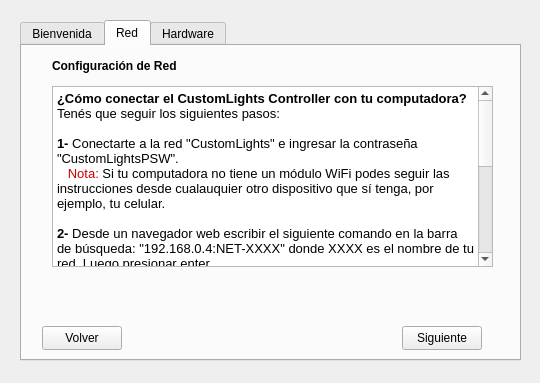
<?xml version="1.0" encoding="UTF-8"?>
<ui version="4.0">
 <class>NoConfigWindow</class>
 <widget class="QDialog" name="NoConfigWindow">
  <property name="geometry">
   <rect>
    <x>0</x>
    <y>0</y>
    <width>540</width>
    <height>383</height>
   </rect>
  </property>
  <property name="windowTitle">
   <string>CustomLights - Primera Configuracion</string>
  </property>
  <property name="autoFillBackground">
   <bool>false</bool>
  </property>
  <widget class="QTabWidget" name="tabWidget">
   <property name="geometry">
    <rect>
     <x>20</x>
     <y>20</y>
     <width>501</width>
     <height>341</height>
    </rect>
   </property>
   <property name="currentIndex">
    <number>1</number>
   </property>
   <widget class="QWidget" name="tab_1">
    <attribute name="title">
     <string>Bienvenida</string>
    </attribute>
    <widget class="QTextEdit" name="Bienvenida_TE">
     <property name="geometry">
      <rect>
       <x>30</x>
       <y>40</y>
       <width>441</width>
       <height>221</height>
      </rect>
     </property>
     <property name="html">
      <string>&lt;!DOCTYPE HTML PUBLIC &quot;-//W3C//DTD HTML 4.0//EN&quot; &quot;http://www.w3.org/TR/REC-html40/strict.dtd&quot;&gt;
&lt;html&gt;&lt;head&gt;&lt;meta name=&quot;qrichtext&quot; content=&quot;1&quot; /&gt;&lt;style type=&quot;text/css&quot;&gt;
p, li { white-space: pre-wrap; }
&lt;/style&gt;&lt;/head&gt;&lt;body style=&quot; font-family:'MS Shell Dlg 2'; font-size:8.25pt; font-weight:400; font-style:normal;&quot;&gt;
&lt;p style=&quot; margin-top:0px; margin-bottom:0px; margin-left:0px; margin-right:0px; -qt-block-indent:0; text-indent:0px;&quot;&gt;&lt;span style=&quot; font-family:'Ubuntu'; font-size:10pt;&quot;&gt;Hola, te damos la bienvenida a CustomLightApp!&lt;/span&gt;&lt;/p&gt;
&lt;p style=&quot;-qt-paragraph-type:empty; margin-top:0px; margin-bottom:0px; margin-left:0px; margin-right:0px; -qt-block-indent:0; text-indent:0px; font-family:'Ubuntu'; font-size:10pt;&quot;&gt;&lt;br /&gt;&lt;/p&gt;
&lt;p style=&quot; margin-top:0px; margin-bottom:0px; margin-left:0px; margin-right:0px; -qt-block-indent:0; text-indent:0px;&quot;&gt;&lt;span style=&quot; font-family:'Ubuntu'; font-size:10pt;&quot;&gt;Desde acá vas a poder personalizar las luces como más te guste.&lt;/span&gt;&lt;/p&gt;
&lt;p style=&quot; margin-top:0px; margin-bottom:0px; margin-left:0px; margin-right:0px; -qt-block-indent:0; text-indent:0px;&quot;&gt;&lt;span style=&quot; font-family:'Ubuntu'; font-size:10pt;&quot;&gt;Para poder comenzar a utilizarlas debés ingresar la información correspondiente a tu equipo.&lt;/span&gt;&lt;/p&gt;
&lt;p style=&quot;-qt-paragraph-type:empty; margin-top:0px; margin-bottom:0px; margin-left:0px; margin-right:0px; -qt-block-indent:0; text-indent:0px; font-family:'Ubuntu'; font-size:10pt;&quot;&gt;&lt;br /&gt;&lt;/p&gt;
&lt;p style=&quot; margin-top:0px; margin-bottom:0px; margin-left:0px; margin-right:0px; -qt-block-indent:0; text-indent:0px;&quot;&gt;&lt;span style=&quot; font-family:'Ubuntu'; font-size:10pt;&quot;&gt;Podés ingresar los datos desde esta ventana o podés hacerlo más tarde desde la solapa de configuración.&lt;/span&gt;&lt;/p&gt;
&lt;p style=&quot;-qt-paragraph-type:empty; margin-top:0px; margin-bottom:0px; margin-left:0px; margin-right:0px; -qt-block-indent:0; text-indent:0px; font-family:'Ubuntu'; font-size:10pt;&quot;&gt;&lt;br /&gt;&lt;/p&gt;
&lt;p style=&quot; margin-top:0px; margin-bottom:0px; margin-left:0px; margin-right:0px; -qt-block-indent:0; text-indent:0px;&quot;&gt;&lt;span style=&quot; font-family:'Ubuntu'; font-size:10pt;&quot;&gt;Recordá que las funcionalidades van a estar deshabilitadas hasta que ingreses dicha información.&lt;/span&gt;&lt;/p&gt;
&lt;p style=&quot;-qt-paragraph-type:empty; margin-top:0px; margin-bottom:0px; margin-left:0px; margin-right:0px; -qt-block-indent:0; text-indent:0px; font-family:'Ubuntu'; font-size:10pt;&quot;&gt;&lt;br /&gt;&lt;/p&gt;
&lt;p style=&quot; margin-top:0px; margin-bottom:0px; margin-left:0px; margin-right:0px; -qt-block-indent:0; text-indent:0px;&quot;&gt;&lt;span style=&quot; font-family:'Ubuntu'; font-size:10pt;&quot;&gt;Presioná en &amp;quot;Siguiente&amp;quot; para proceder con las configuraciones&lt;/span&gt;&lt;/p&gt;&lt;/body&gt;&lt;/html&gt;</string>
     </property>
    </widget>
    <widget class="QPushButton" name="Bienvenida_sig">
     <property name="geometry">
      <rect>
       <x>400</x>
       <y>270</y>
       <width>80</width>
       <height>24</height>
      </rect>
     </property>
     <property name="text">
      <string>Siguiente</string>
     </property>
    </widget>
    <widget class="QLabel" name="Bienvenida_titulo">
     <property name="geometry">
      <rect>
       <x>30</x>
       <y>10</y>
       <width>441</width>
       <height>20</height>
      </rect>
     </property>
     <property name="styleSheet">
      <string notr="true">font: bold;
qproperty-alignment: AlignCenter;</string>
     </property>
     <property name="text">
      <string>Bienvenid@ a CustomLights</string>
     </property>
    </widget>
   </widget>
   <widget class="QWidget" name="tab_2">
    <attribute name="title">
     <string>Red</string>
    </attribute>
    <widget class="QLabel" name="Red_titulo">
     <property name="geometry">
      <rect>
       <x>30</x>
       <y>10</y>
       <width>441</width>
       <height>20</height>
      </rect>
     </property>
     <property name="styleSheet">
      <string notr="true">font: bold;
qproperty-alignment: AlignCenter;</string>
     </property>
     <property name="text">
      <string>Configuración de Red</string>
     </property>
    </widget>
    <widget class="QPushButton" name="Red_sig">
     <property name="geometry">
      <rect>
       <x>380</x>
       <y>280</y>
       <width>80</width>
       <height>24</height>
      </rect>
     </property>
     <property name="text">
      <string>Siguiente</string>
     </property>
    </widget>
    <widget class="QPushButton" name="Red_volver">
     <property name="geometry">
      <rect>
       <x>20</x>
       <y>280</y>
       <width>80</width>
       <height>24</height>
      </rect>
     </property>
     <property name="text">
      <string>Volver</string>
     </property>
    </widget>
    <widget class="QTextEdit" name="Red_TE">
     <property name="geometry">
      <rect>
       <x>30</x>
       <y>40</y>
       <width>441</width>
       <height>181</height>
      </rect>
     </property>
     <property name="html">
      <string>&lt;!DOCTYPE HTML PUBLIC &quot;-//W3C//DTD HTML 4.0//EN&quot; &quot;http://www.w3.org/TR/REC-html40/strict.dtd&quot;&gt;
&lt;html&gt;&lt;head&gt;&lt;meta name=&quot;qrichtext&quot; content=&quot;1&quot; /&gt;&lt;style type=&quot;text/css&quot;&gt;
p, li { white-space: pre-wrap; }
&lt;/style&gt;&lt;/head&gt;&lt;body style=&quot; font-family:'MS Shell Dlg 2'; font-size:8.25pt; font-weight:400; font-style:normal;&quot;&gt;
&lt;p style=&quot; margin-top:0px; margin-bottom:0px; margin-left:0px; margin-right:0px; -qt-block-indent:0; text-indent:0px;&quot;&gt;&lt;span style=&quot; font-family:'Ubuntu'; font-size:10pt; font-weight:600;&quot;&gt;¿Cómo conectar el CustomLights Controller con tu computadora?&lt;/span&gt;&lt;/p&gt;
&lt;p style=&quot; margin-top:0px; margin-bottom:0px; margin-left:0px; margin-right:0px; -qt-block-indent:0; text-indent:0px;&quot;&gt;&lt;span style=&quot; font-family:'Ubuntu'; font-size:10pt;&quot;&gt;Tenés que seguir los siguientes pasos:&lt;/span&gt;&lt;/p&gt;
&lt;p style=&quot;-qt-paragraph-type:empty; margin-top:0px; margin-bottom:0px; margin-left:0px; margin-right:0px; -qt-block-indent:0; text-indent:0px; font-family:'Ubuntu'; font-size:10pt;&quot;&gt;&lt;br /&gt;&lt;/p&gt;
&lt;p style=&quot; margin-top:0px; margin-bottom:0px; margin-left:0px; margin-right:0px; -qt-block-indent:0; text-indent:0px;&quot;&gt;&lt;span style=&quot; font-family:'Ubuntu'; font-size:10pt; font-weight:600;&quot;&gt;1-&lt;/span&gt;&lt;span style=&quot; font-family:'Ubuntu'; font-size:10pt;&quot;&gt; Conectarte a la red &amp;quot;CustomLights&amp;quot; e ingresar la contraseña &amp;quot;CustomLightsPSW&amp;quot;.&lt;/span&gt;&lt;/p&gt;
&lt;p style=&quot; margin-top:0px; margin-bottom:0px; margin-left:0px; margin-right:0px; -qt-block-indent:0; text-indent:0px;&quot;&gt;&lt;span style=&quot; font-family:'Ubuntu'; font-size:10pt;&quot;&gt;   &lt;/span&gt;&lt;span style=&quot; font-family:'Ubuntu'; font-size:10pt; color:#cc0000;&quot;&gt;Nota:&lt;/span&gt;&lt;span style=&quot; font-family:'Ubuntu'; font-size:10pt;&quot;&gt; Si tu computadora no tiene un módulo WiFi podes seguir las    instrucciones desde cualauquier otro dispositivo que sí tenga, por    ejemplo, tu celular.&lt;/span&gt;&lt;/p&gt;
&lt;p style=&quot;-qt-paragraph-type:empty; margin-top:0px; margin-bottom:0px; margin-left:0px; margin-right:0px; -qt-block-indent:0; text-indent:0px; font-family:'Ubuntu'; font-size:10pt;&quot;&gt;&lt;br /&gt;&lt;/p&gt;
&lt;p style=&quot; margin-top:0px; margin-bottom:0px; margin-left:0px; margin-right:0px; -qt-block-indent:0; text-indent:0px;&quot;&gt;&lt;span style=&quot; font-family:'Ubuntu'; font-size:10pt; font-weight:600;&quot;&gt;2-&lt;/span&gt;&lt;span style=&quot; font-family:'Ubuntu'; font-size:10pt;&quot;&gt; Desde un navegador web escribir el siguiente comando en la barra de búsqueda: &amp;quot;192.168.0.4:NET-XXXX&amp;quot; donde XXXX es el nombre de tu red. Luego presionar enter.&lt;/span&gt;&lt;/p&gt;
&lt;p style=&quot;-qt-paragraph-type:empty; margin-top:0px; margin-bottom:0px; margin-left:0px; margin-right:0px; -qt-block-indent:0; text-indent:0px; font-family:'Ubuntu'; font-size:10pt;&quot;&gt;&lt;br /&gt;&lt;/p&gt;
&lt;p style=&quot; margin-top:0px; margin-bottom:0px; margin-left:0px; margin-right:0px; -qt-block-indent:0; text-indent:0px;&quot;&gt;&lt;span style=&quot; font-family:'Ubuntu'; font-size:10pt; font-weight:600;&quot;&gt;3-&lt;/span&gt;&lt;span style=&quot; font-family:'Ubuntu'; font-size:10pt;&quot;&gt; Desde un navegador web escribir el siguiente comando en la barra de búsqueda: &amp;quot;192.168.0.4:PSW-XXXX&amp;quot; donde XXXX es la contraseña de tu red. Luego presionar enter.&lt;/span&gt;&lt;/p&gt;
&lt;p style=&quot;-qt-paragraph-type:empty; margin-top:0px; margin-bottom:0px; margin-left:0px; margin-right:0px; -qt-block-indent:0; text-indent:0px; font-family:'Ubuntu'; font-size:10pt;&quot;&gt;&lt;br /&gt;&lt;/p&gt;
&lt;p style=&quot; margin-top:0px; margin-bottom:0px; margin-left:0px; margin-right:0px; -qt-block-indent:0; text-indent:0px;&quot;&gt;&lt;span style=&quot; font-family:'Ubuntu'; font-size:10pt; font-weight:600;&quot;&gt;4-&lt;/span&gt;&lt;span style=&quot; font-family:'Ubuntu'; font-size:10pt;&quot;&gt; Esperar a que se conecte. El estado debe decir &lt;/span&gt;&lt;span style=&quot; font-family:'Ubuntu'; font-size:10pt; font-weight:600; color:#4e9a06;&quot;&gt;Conectado!&lt;/span&gt;&lt;/p&gt;
&lt;p style=&quot;-qt-paragraph-type:empty; margin-top:0px; margin-bottom:0px; margin-left:0px; margin-right:0px; -qt-block-indent:0; text-indent:0px; font-family:'Ubuntu'; font-size:10pt;&quot;&gt;&lt;br /&gt;&lt;/p&gt;
&lt;p style=&quot; margin-top:0px; margin-bottom:0px; margin-left:0px; margin-right:0px; -qt-block-indent:0; text-indent:0px;&quot;&gt;&lt;span style=&quot; font-family:'Ubuntu'; font-size:10pt;&quot;&gt;Si pasaron más de 30 segundos y el estado sigue siendo &lt;/span&gt;&lt;span style=&quot; font-family:'Ubuntu'; font-size:10pt; font-weight:600; color:#cc0000;&quot;&gt;Desconectado!&lt;/span&gt;&lt;span style=&quot; font-family:'Ubuntu'; font-size:10pt; color:#000000;&quot;&gt; , probá los siuientes tips:&lt;/span&gt;&lt;span style=&quot; font-family:'Ubuntu'; font-size:10pt;&quot;&gt; &lt;/span&gt;&lt;/p&gt;
&lt;p style=&quot; margin-top:0px; margin-bottom:0px; margin-left:0px; margin-right:0px; -qt-block-indent:0; text-indent:0px;&quot;&gt;&lt;span style=&quot; font-family:'Ubuntu'; font-size:10pt;&quot;&gt;    -&amp;gt; &lt;/span&gt;&lt;span style=&quot; font-family:'Ubuntu'; font-size:10pt; color:#000000;&quot;&gt;Reenvía la red y la contraseña al CustomLights Controller, tal vez escribiste algo mal&lt;/span&gt;&lt;span style=&quot; font-family:'Ubuntu'; font-size:10pt;&quot;&gt;.&lt;/span&gt;&lt;/p&gt;
&lt;p style=&quot; margin-top:0px; margin-bottom:0px; margin-left:0px; margin-right:0px; -qt-block-indent:0; text-indent:0px;&quot;&gt;&lt;span style=&quot; font-family:'Ubuntu'; font-size:10pt;&quot;&gt;    -&amp;gt; Verificá que la computadora y el CustomLightsController estén conectados a la misma red WiFi.&lt;/span&gt;&lt;/p&gt;
&lt;p style=&quot; margin-top:0px; margin-bottom:0px; margin-left:0px; margin-right:0px; -qt-block-indent:0; text-indent:0px;&quot;&gt;&lt;span style=&quot; font-family:'Ubuntu'; font-size:10pt;&quot;&gt;    -&amp;gt; Chequeá que el CustomLightsController esté enchufado a la red eléctrica.&lt;/span&gt;&lt;/p&gt;&lt;/body&gt;&lt;/html&gt;</string>
     </property>
    </widget>
   </widget>
   <widget class="QWidget" name="tab_3">
    <attribute name="title">
     <string>Hardware</string>
    </attribute>
    <widget class="QPushButton" name="HW_finalizar">
     <property name="geometry">
      <rect>
       <x>400</x>
       <y>270</y>
       <width>80</width>
       <height>24</height>
      </rect>
     </property>
     <property name="text">
      <string>Finalizar</string>
     </property>
    </widget>
    <widget class="QPushButton" name="HW_volver">
     <property name="geometry">
      <rect>
       <x>20</x>
       <y>270</y>
       <width>80</width>
       <height>24</height>
      </rect>
     </property>
     <property name="text">
      <string>Volver</string>
     </property>
    </widget>
    <widget class="QLabel" name="Recorrido_titulo">
     <property name="geometry">
      <rect>
       <x>350</x>
       <y>40</y>
       <width>151</width>
       <height>20</height>
      </rect>
     </property>
     <property name="styleSheet">
      <string notr="true">font: bold;
qproperty-alignment: AlignCenter;</string>
     </property>
     <property name="text">
      <string>Sentido de recorrido</string>
     </property>
    </widget>
    <widget class="QLabel" name="Abajo_titulo">
     <property name="geometry">
      <rect>
       <x>20</x>
       <y>200</y>
       <width>51</width>
       <height>20</height>
      </rect>
     </property>
     <property name="styleSheet">
      <string notr="true">qproperty-alignment: AlignLeft;</string>
     </property>
     <property name="text">
      <string>Abajo:</string>
     </property>
    </widget>
    <widget class="Line" name="line_5">
     <property name="geometry">
      <rect>
       <x>340</x>
       <y>40</y>
       <width>20</width>
       <height>211</height>
      </rect>
     </property>
     <property name="orientation">
      <enum>Qt::Vertical</enum>
     </property>
    </widget>
    <widget class="Line" name="line_2">
     <property name="geometry">
      <rect>
       <x>150</x>
       <y>40</y>
       <width>20</width>
       <height>211</height>
      </rect>
     </property>
     <property name="orientation">
      <enum>Qt::Vertical</enum>
     </property>
    </widget>
    <widget class="QTextEdit" name="Derecha_TE">
     <property name="geometry">
      <rect>
       <x>100</x>
       <y>150</y>
       <width>51</width>
       <height>31</height>
      </rect>
     </property>
    </widget>
    <widget class="QRadioButton" name="RB_Antihorario">
     <property name="geometry">
      <rect>
       <x>380</x>
       <y>170</y>
       <width>100</width>
       <height>22</height>
      </rect>
     </property>
     <property name="text">
      <string>Antihorario</string>
     </property>
     <property name="autoExclusive">
      <bool>false</bool>
     </property>
    </widget>
    <widget class="QTextEdit" name="Izquierda_TE">
     <property name="geometry">
      <rect>
       <x>100</x>
       <y>70</y>
       <width>51</width>
       <height>31</height>
      </rect>
     </property>
    </widget>
    <widget class="Line" name="line">
     <property name="geometry">
      <rect>
       <x>0</x>
       <y>30</y>
       <width>501</width>
       <height>20</height>
      </rect>
     </property>
     <property name="orientation">
      <enum>Qt::Horizontal</enum>
     </property>
    </widget>
    <widget class="QLabel" name="Pantalla_L">
     <property name="geometry">
      <rect>
       <x>170</x>
       <y>100</y>
       <width>171</width>
       <height>101</height>
      </rect>
     </property>
     <property name="styleSheet">
      <string notr="true">color: rgb(255,255,255);
font: bold;
qproperty-alignment: AlignCenter;
background-color: rgb(0, 0, 0);
border-radius:10;</string>
     </property>
     <property name="text">
      <string>Pantalla</string>
     </property>
    </widget>
    <widget class="Line" name="line_3">
     <property name="geometry">
      <rect>
       <x>0</x>
       <y>240</y>
       <width>501</width>
       <height>20</height>
      </rect>
     </property>
     <property name="orientation">
      <enum>Qt::Horizontal</enum>
     </property>
    </widget>
    <widget class="Line" name="line_4">
     <property name="geometry">
      <rect>
       <x>0</x>
       <y>50</y>
       <width>501</width>
       <height>20</height>
      </rect>
     </property>
     <property name="orientation">
      <enum>Qt::Horizontal</enum>
     </property>
    </widget>
    <widget class="QLabel" name="Modulos_titulo">
     <property name="geometry">
      <rect>
       <x>0</x>
       <y>40</y>
       <width>161</width>
       <height>20</height>
      </rect>
     </property>
     <property name="styleSheet">
      <string notr="true">font: bold;
qproperty-alignment: AlignCenter;</string>
     </property>
     <property name="text">
      <string>Cantidad de módulos</string>
     </property>
    </widget>
    <widget class="QLabel" name="Ubicacion_titulo">
     <property name="geometry">
      <rect>
       <x>160</x>
       <y>40</y>
       <width>191</width>
       <height>20</height>
      </rect>
     </property>
     <property name="styleSheet">
      <string notr="true">font: bold;
qproperty-alignment: AlignCenter;</string>
     </property>
     <property name="text">
      <string>Ubicación del primer módulo</string>
     </property>
    </widget>
    <widget class="QTextEdit" name="Abajo_TE">
     <property name="geometry">
      <rect>
       <x>100</x>
       <y>190</y>
       <width>51</width>
       <height>31</height>
      </rect>
     </property>
    </widget>
    <widget class="QLabel" name="Izquierda_titulo">
     <property name="geometry">
      <rect>
       <x>20</x>
       <y>80</y>
       <width>61</width>
       <height>20</height>
      </rect>
     </property>
     <property name="styleSheet">
      <string notr="true">qproperty-alignment: AlignLeft;</string>
     </property>
     <property name="text">
      <string>Izquierda:</string>
     </property>
    </widget>
    <widget class="QLabel" name="Titulo">
     <property name="geometry">
      <rect>
       <x>0</x>
       <y>10</y>
       <width>501</width>
       <height>20</height>
      </rect>
     </property>
     <property name="styleSheet">
      <string notr="true">font: bold;
qproperty-alignment: AlignCenter;</string>
     </property>
     <property name="text">
      <string>Configuración de Hardware</string>
     </property>
    </widget>
    <widget class="QLabel" name="Derecha_titulo">
     <property name="geometry">
      <rect>
       <x>20</x>
       <y>160</y>
       <width>61</width>
       <height>20</height>
      </rect>
     </property>
     <property name="styleSheet">
      <string notr="true">qproperty-alignment: AlignLeft;</string>
     </property>
     <property name="text">
      <string>Derecha:</string>
     </property>
    </widget>
    <widget class="QRadioButton" name="RB_Horario">
     <property name="geometry">
      <rect>
       <x>380</x>
       <y>110</y>
       <width>100</width>
       <height>22</height>
      </rect>
     </property>
     <property name="text">
      <string>Horario</string>
     </property>
     <property name="checkable">
      <bool>true</bool>
     </property>
     <property name="checked">
      <bool>false</bool>
     </property>
     <property name="autoExclusive">
      <bool>false</bool>
     </property>
    </widget>
    <widget class="QTextEdit" name="Arriba_TE">
     <property name="geometry">
      <rect>
       <x>100</x>
       <y>110</y>
       <width>51</width>
       <height>31</height>
      </rect>
     </property>
    </widget>
    <widget class="QLabel" name="Arriba_titulo">
     <property name="geometry">
      <rect>
       <x>20</x>
       <y>120</y>
       <width>51</width>
       <height>20</height>
      </rect>
     </property>
     <property name="styleSheet">
      <string notr="true">qproperty-alignment: AlignLeft;</string>
     </property>
     <property name="text">
      <string>Arriba:</string>
     </property>
    </widget>
    <widget class="QRadioButton" name="RB_2">
     <property name="geometry">
      <rect>
       <x>320</x>
       <y>110</y>
       <width>21</width>
       <height>22</height>
      </rect>
     </property>
     <property name="text">
      <string/>
     </property>
     <property name="autoExclusive">
      <bool>false</bool>
     </property>
    </widget>
    <widget class="QRadioButton" name="RB_4">
     <property name="geometry">
      <rect>
       <x>320</x>
       <y>170</y>
       <width>21</width>
       <height>22</height>
      </rect>
     </property>
     <property name="text">
      <string/>
     </property>
     <property name="autoExclusive">
      <bool>false</bool>
     </property>
    </widget>
    <widget class="QRadioButton" name="RB_1">
     <property name="geometry">
      <rect>
       <x>180</x>
       <y>110</y>
       <width>21</width>
       <height>22</height>
      </rect>
     </property>
     <property name="text">
      <string/>
     </property>
     <property name="autoExclusive">
      <bool>false</bool>
     </property>
    </widget>
    <widget class="QRadioButton" name="RB_3">
     <property name="geometry">
      <rect>
       <x>180</x>
       <y>170</y>
       <width>21</width>
       <height>22</height>
      </rect>
     </property>
     <property name="text">
      <string/>
     </property>
     <property name="autoExclusive">
      <bool>false</bool>
     </property>
    </widget>
    <widget class="QComboBox" name="Com_in">
     <property name="geometry">
      <rect>
       <x>290</x>
       <y>270</y>
       <width>91</width>
       <height>22</height>
      </rect>
     </property>
    </widget>
    <widget class="QLabel" name="tipo_transmicion">
     <property name="geometry">
      <rect>
       <x>210</x>
       <y>250</y>
       <width>111</width>
       <height>21</height>
      </rect>
     </property>
     <property name="styleSheet">
      <string notr="true">qproperty-alignment: AlignLeft;</string>
     </property>
     <property name="text">
      <string>Tipo de transmicion:</string>
     </property>
    </widget>
    <widget class="QPushButton" name="Boton_comunicacion">
     <property name="geometry">
      <rect>
       <x>210</x>
       <y>270</y>
       <width>75</width>
       <height>23</height>
      </rect>
     </property>
     <property name="text">
      <string>Serie</string>
     </property>
    </widget>
   </widget>
  </widget>
 </widget>
 <resources/>
 <connections/>
</ui>
